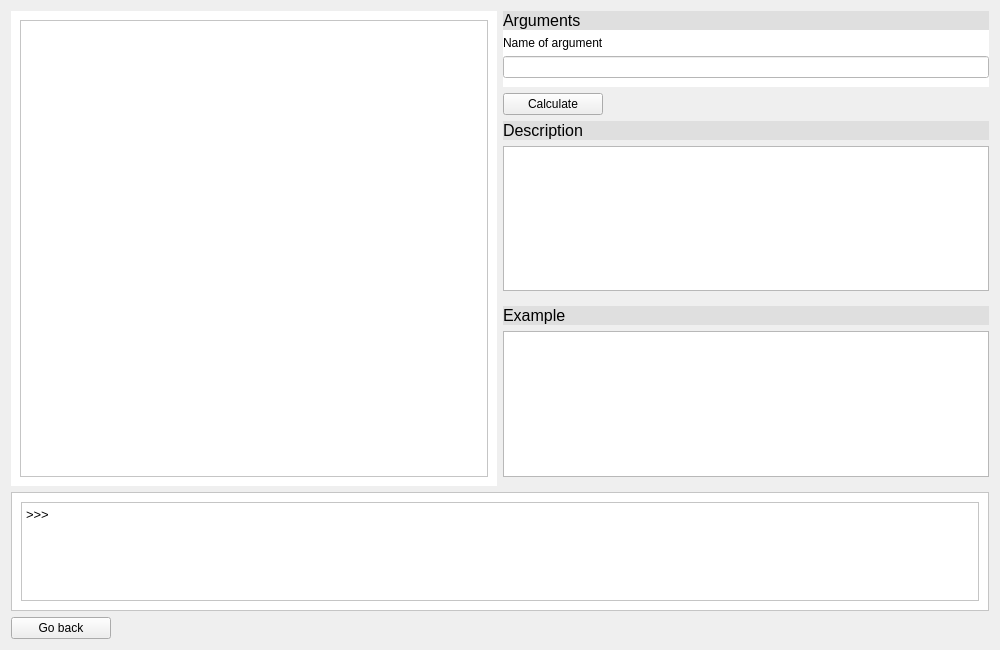
<?xml version="1.0" encoding="UTF-8"?>
<ui version="4.0">
 <class>Form</class>
 <widget class="QWidget" name="Form">
  <property name="geometry">
   <rect>
    <x>0</x>
    <y>0</y>
    <width>1000</width>
    <height>650</height>
   </rect>
  </property>
  <property name="windowTitle">
   <string>Form</string>
  </property>
  <layout class="QVBoxLayout" name="verticalLayout_7">
   <item>
    <layout class="QHBoxLayout" name="horizontalLayout">
     <item>
      <widget class="QWidget" name="widget" native="true">
       <property name="styleSheet">
        <string notr="true">background-color: rgb(255, 255, 255);</string>
       </property>
       <layout class="QVBoxLayout" name="verticalLayout">
        <item>
         <widget class="QListView" name="listView"/>
        </item>
       </layout>
      </widget>
     </item>
     <item>
      <layout class="QVBoxLayout" name="verticalLayout_6">
       <item>
        <widget class="QWidget" name="widget" native="true">
         <property name="styleSheet">
          <string notr="true">background-color: rgb(255, 255, 255);</string>
         </property>
         <layout class="QVBoxLayout" name="verticalLayout_2">
          <property name="leftMargin">
           <number>0</number>
          </property>
          <property name="topMargin">
           <number>0</number>
          </property>
          <property name="rightMargin">
           <number>0</number>
          </property>
          <item>
           <widget class="QLabel" name="label">
            <property name="font">
             <font>
              <pointsize>12</pointsize>
              <weight>50</weight>
              <bold>false</bold>
             </font>
            </property>
            <property name="styleSheet">
             <string notr="true">background-color: rgb(223, 223, 223);</string>
            </property>
            <property name="text">
             <string>Arguments</string>
            </property>
           </widget>
          </item>
          <item>
           <widget class="QLabel" name="label_2">
            <property name="text">
             <string>Name of argument</string>
            </property>
           </widget>
          </item>
          <item>
           <widget class="QLineEdit" name="lineEdit"/>
          </item>
         </layout>
        </widget>
       </item>
       <item>
        <widget class="QPushButton" name="pushButton">
         <property name="maximumSize">
          <size>
           <width>100</width>
           <height>16777215</height>
          </size>
         </property>
         <property name="layoutDirection">
          <enum>Qt::LeftToRight</enum>
         </property>
         <property name="text">
          <string>Calculate</string>
         </property>
        </widget>
       </item>
       <item>
        <widget class="QWidget" name="widget_2" native="true">
         <layout class="QVBoxLayout" name="verticalLayout_4">
          <property name="leftMargin">
           <number>0</number>
          </property>
          <property name="topMargin">
           <number>0</number>
          </property>
          <property name="rightMargin">
           <number>0</number>
          </property>
          <item>
           <widget class="QLabel" name="label_3">
            <property name="font">
             <font>
              <pointsize>12</pointsize>
              <weight>50</weight>
              <bold>false</bold>
             </font>
            </property>
            <property name="styleSheet">
             <string notr="true">background-color: rgb(223, 223, 223);</string>
            </property>
            <property name="text">
             <string>Description</string>
            </property>
           </widget>
          </item>
          <item>
           <widget class="QTextBrowser" name="textBrowser">
            <property name="html">
             <string>&lt;!DOCTYPE HTML PUBLIC &quot;-//W3C//DTD HTML 4.0//EN&quot; &quot;http://www.w3.org/TR/REC-html40/strict.dtd&quot;&gt;
&lt;html&gt;&lt;head&gt;&lt;meta name=&quot;qrichtext&quot; content=&quot;1&quot; /&gt;&lt;style type=&quot;text/css&quot;&gt;
p, li { white-space: pre-wrap; }
&lt;/style&gt;&lt;/head&gt;&lt;body style=&quot; font-family:'Fira Sans'; font-size:10pt; font-weight:200; font-style:normal;&quot;&gt;
&lt;p style=&quot;-qt-paragraph-type:empty; margin-top:0px; margin-bottom:0px; margin-left:0px; margin-right:0px; -qt-block-indent:0; text-indent:0px;&quot;&gt;&lt;br /&gt;&lt;/p&gt;&lt;/body&gt;&lt;/html&gt;</string>
            </property>
           </widget>
          </item>
         </layout>
        </widget>
       </item>
       <item>
        <widget class="QWidget" name="widget_3" native="true">
         <layout class="QVBoxLayout" name="verticalLayout_5">
          <property name="leftMargin">
           <number>0</number>
          </property>
          <property name="topMargin">
           <number>0</number>
          </property>
          <property name="rightMargin">
           <number>0</number>
          </property>
          <item>
           <widget class="QLabel" name="label_4">
            <property name="font">
             <font>
              <pointsize>12</pointsize>
              <weight>50</weight>
              <bold>false</bold>
             </font>
            </property>
            <property name="styleSheet">
             <string notr="true">background-color: rgb(223, 223, 223);</string>
            </property>
            <property name="text">
             <string>Example</string>
            </property>
           </widget>
          </item>
          <item>
           <widget class="QTextBrowser" name="textBrowser_2"/>
          </item>
         </layout>
        </widget>
       </item>
      </layout>
     </item>
    </layout>
   </item>
   <item>
    <widget class="QFrame" name="frame_2">
     <property name="styleSheet">
      <string notr="true">background-color: rgb(255, 255, 255);</string>
     </property>
     <property name="frameShape">
      <enum>QFrame::StyledPanel</enum>
     </property>
     <property name="frameShadow">
      <enum>QFrame::Raised</enum>
     </property>
     <layout class="QVBoxLayout" name="verticalLayout_3">
      <item>
       <widget class="QTextBrowser" name="textBrowser_3">
        <property name="html">
         <string>&lt;!DOCTYPE HTML PUBLIC &quot;-//W3C//DTD HTML 4.0//EN&quot; &quot;http://www.w3.org/TR/REC-html40/strict.dtd&quot;&gt;
&lt;html&gt;&lt;head&gt;&lt;meta name=&quot;qrichtext&quot; content=&quot;1&quot; /&gt;&lt;style type=&quot;text/css&quot;&gt;
p, li { white-space: pre-wrap; }
&lt;/style&gt;&lt;/head&gt;&lt;body style=&quot; font-family:'Fira Sans'; font-size:10pt; font-weight:200; font-style:normal;&quot;&gt;
&lt;p style=&quot; margin-top:0px; margin-bottom:0px; margin-left:0px; margin-right:0px; -qt-block-indent:0; text-indent:0px;&quot;&gt;&amp;gt;&amp;gt;&amp;gt;&lt;/p&gt;&lt;/body&gt;&lt;/html&gt;</string>
        </property>
       </widget>
      </item>
     </layout>
    </widget>
   </item>
   <item>
    <widget class="QPushButton" name="pushButton_2">
     <property name="maximumSize">
      <size>
       <width>100</width>
       <height>16777215</height>
      </size>
     </property>
     <property name="text">
      <string>Go back</string>
     </property>
    </widget>
   </item>
  </layout>
 </widget>
 <resources/>
 <connections/>
</ui>
